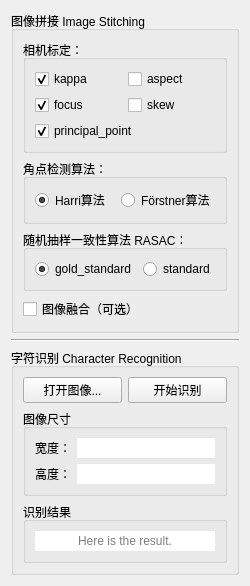
        <widget class="QWidget" name="tabImageProcess">
         <attribute name="title">
          <string>图像处理</string>
         </attribute>
         <attribute name="toolTip">
          <string>&lt;html&gt;&lt;head/&gt;&lt;body&gt;&lt;p&gt;&lt;span style=&quot; font-size:10pt; color:#5500ff;&quot;&gt;包括图像拼接和字符识别&lt;/span&gt;&lt;/p&gt;&lt;/body&gt;&lt;/html&gt;</string>
         </attribute>
         <layout class="QGridLayout" name="gridLayout_12">
          <item row="0" column="0">
           <layout class="QVBoxLayout" name="verticalLayout_15">
            <item>
             <widget class="QGroupBox" name="groupBoxImageStitch">
              <property name="title">
               <string>图像拼接 Image Stitching</string>
              </property>
              <layout class="QGridLayout" name="gridLayout_14">
               <item row="0" column="0">
                <layout class="QVBoxLayout" name="verticalLayout_12">
                 <item>
                  <widget class="QGroupBox" name="groupBoxCameraModel">
                   <property name="toolTip">
                    <string>&lt;html&gt;&lt;head/&gt;&lt;body&gt;&lt;p&gt;&lt;span style=&quot; font-size:10pt; color:#5500ff;&quot;&gt;消除镜像扭曲&lt;/span&gt;&lt;/p&gt;&lt;/body&gt;&lt;/html&gt;</string>
                   </property>
                   <property name="title">
                    <string>相机标定：</string>
                   </property>
                   <layout class="QGridLayout" name="gridLayout_10">
                    <item row="0" column="0">
                     <layout class="QVBoxLayout" name="verticalLayout_9">
                      <item>
                       <layout class="QHBoxLayout" name="horizontalLayout_14">
                        <item>
                         <widget class="QCheckBox" name="checkBoxKappa">
                          <property name="toolTip">
                           <string>&lt;html&gt;&lt;head/&gt;&lt;body&gt;&lt;p&gt;&lt;span style=&quot; font-size:10pt; color:#5500ff;&quot;&gt;确定模拟径向透镜畸变的参数&lt;/span&gt;&lt;/p&gt;&lt;/body&gt;&lt;/html&gt;</string>
                          </property>
                          <property name="text">
                           <string>kappa</string>
                          </property>
                          <property name="checked">
                           <bool>true</bool>
                          </property>
                         </widget>
                        </item>
                        <item>
                         <widget class="QCheckBox" name="checkBoxAspect">
                          <property name="toolTip">
                           <string>&lt;html&gt;&lt;head/&gt;&lt;body&gt;&lt;p&gt;&lt;span style=&quot; font-size:10pt; color:#5500ff;&quot;&gt;确定像素的宽高比，否则将其设置为1&lt;/span&gt;&lt;/p&gt;&lt;/body&gt;&lt;/html&gt;</string>
                          </property>
                          <property name="text">
                           <string>aspect</string>
                          </property>
                         </widget>
                        </item>
                       </layout>
                      </item>
                      <item>
                       <layout class="QHBoxLayout" name="horizontalLayout_15">
                        <item>
                         <widget class="QCheckBox" name="checkBoxFocus">
                          <property name="toolTip">
                           <string>&lt;html&gt;&lt;head/&gt;&lt;body&gt;&lt;p&gt;&lt;span style=&quot; font-size:10pt; color:#5500ff;&quot;&gt;指定计算焦距f&lt;/span&gt;&lt;/p&gt;&lt;/body&gt;&lt;/html&gt;</string>
                          </property>
                          <property name="text">
                           <string>focus</string>
                          </property>
                          <property name="checked">
                           <bool>true</bool>
                          </property>
                         </widget>
                        </item>
                        <item>
                         <widget class="QCheckBox" name="checkBoxSkew">
                          <property name="toolTip">
                           <string>&lt;html&gt;&lt;head/&gt;&lt;body&gt;&lt;p&gt;&lt;span style=&quot; font-size:10pt; color:#5500ff;&quot;&gt;确定图像轴的偏斜，否则将其设置为0&lt;/span&gt;&lt;/p&gt;&lt;/body&gt;&lt;/html&gt;</string>
                          </property>
                          <property name="text">
                           <string>skew</string>
                          </property>
                         </widget>
                        </item>
                       </layout>
                      </item>
                      <item>
                       <widget class="QCheckBox" name="checkBoxPrincipalPoint">
                        <property name="toolTip">
                         <string>&lt;html&gt;&lt;head/&gt;&lt;body&gt;&lt;p&gt;&lt;span style=&quot; font-size:10pt; color:#5500ff;&quot;&gt;计算摄像机的主点（u，v）否则将主点设置为(ImageWidth/2，ImageHeight/2)&lt;/span&gt;&lt;/p&gt;&lt;/body&gt;&lt;/html&gt;</string>
                        </property>
                        <property name="text">
                         <string>principal_point</string>
                        </property>
                        <property name="checked">
                         <bool>true</bool>
                        </property>
                       </widget>
                      </item>
                     </layout>
                    </item>
                   </layout>
                  </widget>
                 </item>
                 <item>
                  <widget class="QGroupBox" name="groupBoxCornerDection">
                   <property name="toolTip">
                    <string>&lt;html&gt;&lt;head/&gt;&lt;body&gt;&lt;p&gt;&lt;span style=&quot; font-size:10pt; color:#5500ff;&quot;&gt;提取特征点，之后特征点归一化互相匹配&lt;/span&gt;&lt;/p&gt;&lt;/body&gt;&lt;/html&gt;</string>
                   </property>
                   <property name="title">
                    <string>角点检测算法：</string>
                   </property>
                   <layout class="QGridLayout" name="gridLayout_11">
                    <item row="0" column="0">
                     <layout class="QHBoxLayout" name="horizontalLayout_21">
                      <item>
                       <widget class="QRadioButton" name="radioButtonHarri">
                        <property name="toolTip">
                         <string>&lt;html&gt;&lt;head/&gt;&lt;body&gt;&lt;p&gt;&lt;span style=&quot; font-size:10pt; color:#5500ff;&quot;&gt;Harri算法&lt;/span&gt;&lt;/p&gt;&lt;/body&gt;&lt;/html&gt;</string>
                        </property>
                        <property name="text">
                         <string>Harri算法</string>
                        </property>
                        <property name="checked">
                         <bool>true</bool>
                        </property>
                       </widget>
                      </item>
                      <item>
                       <widget class="QRadioButton" name="radioButtonFoerstner">
                        <property name="toolTip">
                         <string>&lt;html&gt;&lt;head/&gt;&lt;body&gt;&lt;p&gt;&lt;span style=&quot; font-size:10pt; color:#5500ff;&quot;&gt;Förstner算法&lt;/span&gt;&lt;/p&gt;&lt;/body&gt;&lt;/html&gt;</string>
                        </property>
                        <property name="text">
                         <string>Förstner算法</string>
                        </property>
                       </widget>
                      </item>
                     </layout>
                    </item>
                   </layout>
                  </widget>
                 </item>
                 <item>
                  <widget class="QGroupBox" name="groupBox_9">
                   <property name="toolTip">
                    <string>&lt;html&gt;&lt;head/&gt;&lt;body&gt;&lt;p&gt;&lt;span style=&quot; font-size:10pt; color:#5500ff;&quot;&gt;剔除误匹配点，估算单应性矩阵&lt;/span&gt;&lt;/p&gt;&lt;/body&gt;&lt;/html&gt;</string>
                   </property>
                   <property name="statusTip">
                    <string>RASAC = Random Sample Consensus </string>
                   </property>
                   <property name="title">
                    <string>随机抽样一致性算法 RASAC：</string>
                   </property>
                   <layout class="QGridLayout" name="gridLayout_13">
                    <item row="0" column="0">
                     <layout class="QVBoxLayout" name="verticalLayout_11">
                      <item>
                       <layout class="QHBoxLayout" name="horizontalLayout_22">
                        <item>
                         <widget class="QRadioButton" name="radioButtonGoldStandard">
                          <property name="toolTip">
                           <string>&lt;html&gt;&lt;head/&gt;&lt;body&gt;&lt;p&gt;&lt;span style=&quot; font-size:10pt; color:#5500ff;&quot;&gt;优化为较准确的变换矩阵&lt;/span&gt;&lt;/p&gt;&lt;/body&gt;&lt;/html&gt;</string>
                          </property>
                          <property name="text">
                           <string>gold_standard</string>
                          </property>
                          <property name="checked">
                           <bool>true</bool>
                          </property>
                         </widget>
                        </item>
                        <item>
                         <widget class="QRadioButton" name="radioButtonStandard">
                          <property name="toolTip">
                           <string>&lt;html&gt;&lt;head/&gt;&lt;body&gt;&lt;p&gt;&lt;span style=&quot; font-size:10pt; color:#5500ff;&quot;&gt;标准处理算法&lt;/span&gt;&lt;/p&gt;&lt;/body&gt;&lt;/html&gt;</string>
                          </property>
                          <property name="text">
                           <string>standard</string>
                          </property>
                         </widget>
                        </item>
                       </layout>
                      </item>
                     </layout>
                    </item>
                   </layout>
                  </widget>
                 </item>
                 <item>
                  <widget class="QCheckBox" name="checkBoxImageFusion">
                   <property name="toolTip">
                    <string>&lt;html&gt;&lt;head/&gt;&lt;body&gt;&lt;p&gt;&lt;span style=&quot; font-size:10pt; color:#5500ff;&quot;&gt;使用改进的加权融合，加权平滑法，使接缝处平滑，可能会增加耗时&lt;/span&gt;&lt;/p&gt;&lt;/body&gt;&lt;/html&gt;</string>
                   </property>
                   <property name="text">
                    <string>图像融合（可选）</string>
                   </property>
                  </widget>
                 </item>
                </layout>
               </item>
              </layout>
             </widget>
            </item>
            <item>
             <widget class="Line" name="line_3">
              <property name="orientation">
               <enum>Qt::Horizontal</enum>
              </property>
             </widget>
            </item>
            <item>
             <widget class="QGroupBox" name="groupBoxCharRecognize">
              <property name="title">
               <string>字符识别 Character Recognition</string>
              </property>
              <layout class="QGridLayout" name="gridLayout_17">
               <item row="0" column="0">
                <layout class="QVBoxLayout" name="verticalLayout_14">
                 <item>
                  <layout class="QHBoxLayout" name="horizontalLayout_29">
                   <item>
                    <widget class="QPushButton" name="pushButtonOpenImage">
                     <property name="text">
                      <string>打开图像...</string>
                     </property>
                     <property name="checkable">
                      <bool>false</bool>
                     </property>
                    </widget>
                   </item>
                   <item>
                    <widget class="QPushButton" name="pushButtonStartRecognize">
                     <property name="text">
                      <string>开始识别</string>
                     </property>
                    </widget>
                   </item>
                  </layout>
                 </item>
                 <item>
                  <widget class="QGroupBox" name="groupBoxImageSize">
                   <property name="title">
                    <string>图像尺寸</string>
                   </property>
                   <layout class="QGridLayout" name="gridLayout_15">
                    <item row="0" column="0">
                     <layout class="QVBoxLayout" name="verticalLayout_13">
                      <item>
                       <layout class="QHBoxLayout" name="horizontalLayout_26">
                        <item>
                         <widget class="QLabel" name="labelImageWidth">
                          <property name="toolTip">
                           <string>&lt;html&gt;&lt;head/&gt;&lt;body&gt;&lt;p&gt;&lt;span style=&quot; font-size:10pt; color:#5500ff;&quot;&gt;读取图像的宽度，单位：像素&lt;/span&gt;&lt;/p&gt;&lt;/body&gt;&lt;/html&gt;</string>
                          </property>
                          <property name="text">
                           <string>宽度：</string>
                          </property>
                         </widget>
                        </item>
                        <item>
                         <widget class="QLineEdit" name="lineEditImageWidth">
                          <property name="frame">
                           <bool>false</bool>
                          </property>
                          <property name="readOnly">
                           <bool>true</bool>
                          </property>
                         </widget>
                        </item>
                       </layout>
                      </item>
                      <item>
                       <layout class="QHBoxLayout" name="horizontalLayout_27">
                        <item>
                         <widget class="QLabel" name="labelImageHeight">
                          <property name="toolTip">
                           <string>&lt;html&gt;&lt;head/&gt;&lt;body&gt;&lt;p&gt;&lt;span style=&quot; font-size:10pt; color:#5500ff;&quot;&gt;读取图像的高度，单位：像素&lt;/span&gt;&lt;/p&gt;&lt;/body&gt;&lt;/html&gt;</string>
                          </property>
                          <property name="text">
                           <string>高度：</string>
                          </property>
                         </widget>
                        </item>
                        <item>
                         <widget class="QLineEdit" name="lineEditImageHeight">
                          <property name="frame">
                           <bool>false</bool>
                          </property>
                          <property name="readOnly">
                           <bool>true</bool>
                          </property>
                         </widget>
                        </item>
                       </layout>
                      </item>
                     </layout>
                    </item>
                   </layout>
                  </widget>
                 </item>
                 <item>
                  <widget class="QGroupBox" name="groupBoxRecognizeResult">
                   <property name="title">
                    <string>识别结果</string>
                   </property>
                   <layout class="QGridLayout" name="gridLayout_16">
                    <item row="0" column="0">
                     <widget class="QLineEdit" name="lineEditRecognizeResult">
                      <property name="frame">
                       <bool>false</bool>
                      </property>
                      <property name="alignment">
                       <set>Qt::AlignCenter</set>
                      </property>
                      <property name="readOnly">
                       <bool>true</bool>
                      </property>
                      <property name="placeholderText">
                       <string>Here is the result.</string>
                      </property>
                      <property name="cursorMoveStyle">
                       <enum>Qt::LogicalMoveStyle</enum>
                      </property>
                     </widget>
                    </item>
                   </layout>
                  </widget>
                 </item>
                </layout>
               </item>
              </layout>
             </widget>
            </item>
           </layout>
          </item>
         </layout>
        </widget>
